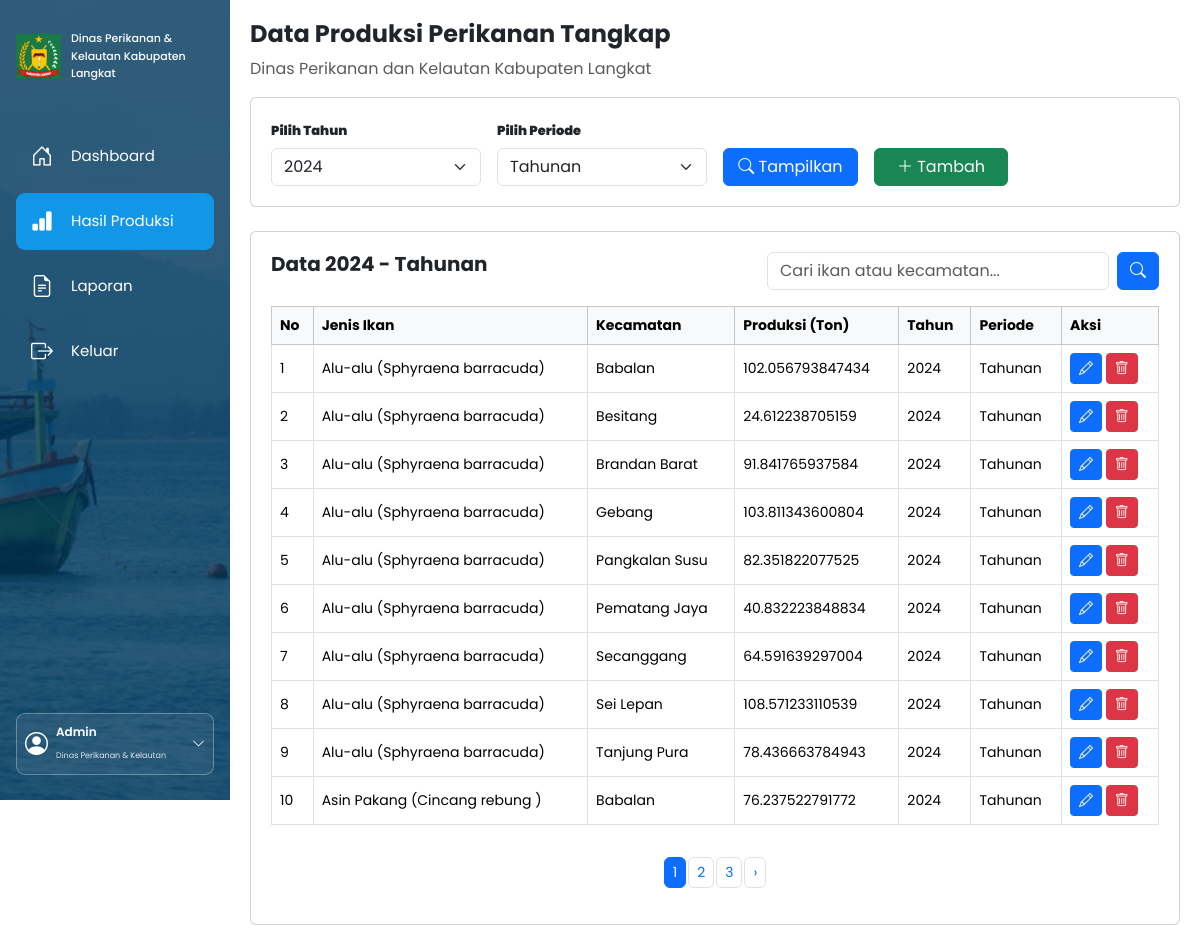
/hasil_produksi.php (signed in), run on the app's committed database.
### tables this page shows
CREATE TABLE `hasil_produksi` (
  `id` int(11) NOT NULL,
  `Tahun` int(11) NOT NULL,
  `Triwulan` varchar(10) DEFAULT NULL,
  `Nama_ikan` varchar(255) NOT NULL,
  `Daerah` varchar(100) NOT NULL,
  `produksi` decimal(20,12) NOT NULL DEFAULT 0.000000000000,
  `jumlah` decimal(20,12) NOT NULL DEFAULT 0.000000000000
);

### hasil_produksi.php (the view, shortened to what this page needs)
<?php
$tahun   = $_GET['tahun'] ?? '2024';
$periode = $_GET['periode'] ?? 'Tahunan';
$cari    = $_GET['cari'] ?? '';
$page    = max(1, (int)($_GET['page'] ?? 1));
$limit   = 10;
$where = "WHERE Tahun='$tahun'";
$where .= $periode == 'Tahunan'
    ? " AND (Triwulan='' OR Triwulan IS NULL)"
    : " AND Triwulan='$periode'";
$total = mysqli_fetch_assoc(mysqli_query($koneksi,"
    SELECT COUNT(*) total FROM hasil_produksi $where
"))['total'];
$totalHalaman = max(1,ceil($total/$limit));
$page = min($page,$totalHalaman);
$mulai = ($page-1)*$limit;
$data = mysqli_query($koneksi,"
    SELECT * FROM hasil_produksi
    $where
    ORDER BY Nama_ikan,Daerah
    LIMIT $mulai,$limit
");
?>
<!DOCTYPE html>
<html lang="id">
<head>
<link href="https://cdn.jsdelivr.net/npm/bootstrap@5.3.8/dist/css/bootstrap.min.css" rel="stylesheet">
<link href="https://cdn.jsdelivr.net/npm/bootstrap-icons@1.11.3/font/bootstrap-icons.css" rel="stylesheet">
</head>
<body>
<?php include "index.php"; ?>
<main>
<h4 class="fw-bold">Data Produksi Perikanan Tangkap</h4>
<p class="text-muted">
Dinas Perikanan dan Kelautan Kabupaten Langkat
</p>
<div class="card mb-4">
<form method="GET">
<div class="row g-3 align-items-end">
<div class="col-md-3">
<label class="form-label"><b>Pilih Tahun</b></label>
<select name="tahun" class="form-select">
<?php foreach(['2024','2025','2026'] as $t): ?>
<option value="<?= $t ?>" <?= $tahun==$t?'selected':'' ?>>
<?= $t ?>
</option>
<?php endforeach; ?>
</select>
</div>
<div class="col-md-3">
<label class="form-label"><b>Pilih Periode</b></label>
<select name="periode" class="form-select">
<?php foreach(['Tahunan','TW I','TW II','TW III','TW IV'] as $p): ?>
<option value="<?= $p ?>" <?= $periode==$p?'selected':'' ?>>
<?= $p ?>
</option>
<?php endforeach; ?>
</select>
</div>
<div class="col-md-2">
<button class="btn btn-primary w-100">
<i class="bi bi-search"></i> Tampilkan
</button>
</div>
<div class="col-md-2">
<button type="button" class="btn btn-success w-100"
data-bs-toggle="collapse" data-bs-target="#formData">
<i class="bi bi-plus-lg"></i> Tambah
</button>
</div>
</div>
</form>
</div>
<div class="card">
<div class="d-flex justify-content-between mb-3">
<h5 class="fw-bold mb-0">
Data <?= htmlspecialchars($tahun) ?> - <?= htmlspecialchars($periode) ?>
</h5>
<form method="GET" class="d-flex">
<input type="text" name="cari" class="form-control me-2"
placeholder="Cari ikan atau kecamatan..."
value="<?= htmlspecialchars($cari) ?>">
<button class="btn btn-primary">
<i class="bi bi-search"></i>
</button>
</form>
</div>
<div class="table-responsive">
<table class="table table-bordered table-hover">
<thead class="table-light">
<tr>
<th>No</th>
<th>Jenis Ikan</th>
<th>Kecamatan</th>
<th>Produksi (Ton)</th>
<th>Tahun</th>
<th>Periode</th>
<th>Aksi</th>
</tr>
</thead>
<tbody>
<?php if(mysqli_num_rows($data)>0): ?>
<?php $no=$mulai+1; ?>
<?php while($row=mysqli_fetch_assoc($data)): ?>
<tr>
<td><?= $no++ ?></td>
<td><?= htmlspecialchars($row['Nama_ikan']) ?></td>
<td><?= htmlspecialchars($row['Daerah']) ?></td>
<td><?= htmlspecialchars($row['produksi']) ?></td>
<td><?= htmlspecialchars($row['Tahun']) ?></td>
<td><?= !empty($row['Triwulan'])?htmlspecialchars($row['Triwulan']):'Tahunan' ?></td>
<td>
<a class="btn btn-primary btn-sm"
href="hasil_produksi.php?tahun=<?= $tahun ?>&periode=<?= urlencode($periode) ?>&page=<?= $page ?>&edit=<?= $row['id'] ?>">
<i class="bi bi-pencil"></i>
</a>
<a class="btn btn-danger btn-sm"
onclick="return confirm('Yakin ingin menghapus data ini?')"
href="hasil_produksi.php?tahun=<?= $tahun ?>&periode=<?= urlencode($periode) ?>&hapus=<?= $row['id'] ?>">
<i class="bi bi-trash"></i>
</a>
</td>
</tr>
<?php endwhile; ?>
<?php endif; ?>
</tbody>
</table>
</div>
<?php if($totalHalaman>1): ?>
<div class="d-flex justify-content-center mt-3">
<ul class="pagination pagination-sm">
<?php
$awal=max(1,$page-2);
$akhir=min($totalHalaman,$page+2);
?>
<?php for($i=$awal;$i<=$akhir;$i++): ?>
<li class="page-item <?= $i==$page?'active':'' ?>">
<a class="page-link"
href="?tahun=<?= $tahun ?>&periode=<?= urlencode($periode) ?>&cari=<?= urlencode($cari) ?>&page=<?= $i ?>">
<?= $i ?>
</a>
</li>
<?php endfor; ?>
<?php if($page<$totalHalaman): ?>
<li class="page-item">
<a class="page-link"
href="?tahun=<?= $tahun ?>&periode=<?= urlencode($periode) ?>&cari=<?= urlencode($cari) ?>&page=<?= $page+1 ?>">
›
</a>
</li>
<?php endif; ?>
</ul>
</div>
<?php endif; ?>
</div>
</main>
</body>
</html>

### index.php (shortened to what this page needs)
<?php
$halaman_aktif = basename($_SERVER['PHP_SELF']);
?>
<!DOCTYPE html>
<html lang="id">
<head>
<link href="https://cdn.jsdelivr.net/npm/bootstrap@5.3.8/dist/css/bootstrap.min.css" rel="stylesheet">
<link href="https://cdn.jsdelivr.net/npm/bootstrap-icons@1.11.3/font/bootstrap-icons.css" rel="stylesheet">
</head>
<body>
<div class="sidebar">
    <div class="instansi">
        <img src="logo.jpg" alt="Logo Kabupaten Langkat">
        <div class="sub">
            Dinas Perikanan &<br>
            Kelautan Kabupaten<br>
            Langkat
        </div>
    </div>
    <nav class="nav flex-column">
        <a href="dashboard.php"
           class="nav-link <?= $halaman_aktif=='dashboard.php'?'active':'' ?>">
            <i class="bi bi-house-door"></i>
            Dashboard
        </a>
        <a href="hasil_produksi.php"
           class="nav-link <?= $halaman_aktif=='hasil_produksi.php'?'active':'' ?>">
            <i class="bi bi-bar-chart-fill"></i>
            Hasil Produksi
        </a>
        <a href="laporan.php"
           class="nav-link <?= $halaman_aktif=='laporan.php'?'active':'' ?>">
            <i class="bi bi-file-earmark-text"></i>
            Laporan
        </a>
        <a href="logout.php" class="nav-link">
            <i class="bi bi-box-arrow-right"></i>
            Keluar
        </a>
    </nav>
    <div class="admin-area">
        <button class="profil-admin" id="adminBtn" type="button">
            <i class="bi bi-person-circle"></i>
            <div class="text-start">
                <div class="nama">Admin</div>
                <small>Dinas Perikanan & Kelautan</small>
            </div>
            <i class="bi bi-chevron-down ms-auto"
               style="font-size:13px;"></i>
        </button>
    </div>
</div>
</body>
</html>

### hasil_produksi.php (style rules this page uses)
body { background:#f5f8fb;font-family:Arial,sans-serif }
main { margin-left:230px;padding:20px }
.card { border:0;border-radius:10px;padding:20px }
.table { font-size:14px }
.table th,.table td { vertical-align:middle }
.pagination .page-link { margin:0 3px;border-radius:6px!important }
.form-label { font-size:13px;font-weight:600;margin-bottom:7px }
.form-control,.form-select { font-size:13px;border-radius:8px;padding:10px 12px }

### index.php (style rules this page uses)
* { font-family:'Poppins',sans-serif; }
.sidebar { position:fixed; left:0; top:0; width:230px; height:100vh; padding:30px 16px 0; color:white; background: linear-gradient(rgba(0,55,90,.78),rgba(0,55,90,.78)), url("laut.jpg") center/cover; display:flex; flex-direction:column; z-index:1000; }
.instansi { display:flex; align-items:center; gap:10px; margin-bottom:45px; }
.instansi img { width:45px; height:45px; object-fit:contain; }
.sub { font-size:11px; font-weight:500; line-height:1.6; }
.nav-link { color:white; font-size:15px; padding:12px 15px; margin-bottom:8px; border-radius:9px; display:flex; align-items:center; gap:15px; }
.nav-link i { font-size:22px; width:25px; }
.nav-link.active { background:#1296e8; }
.admin-area { margin-top:auto; padding-bottom:25px; position:relative; }
.profil-admin { width:100%; border:1px solid rgba(255,255,255,.3); border-radius:9px; padding:9px 8px; display:flex; align-items:center; gap:8px; color:white; background:rgba(255,255,255,.06); cursor:pointer; }
.profil-admin i:first-child { font-size:23px; }
.nama { font-size:12px; font-weight:600; }
.profil-admin small { font-size:8px; opacity:.85; white-space:nowrap; }

### data on the page
hasil_produksi: Nama_ikan "Alu-alu (Sphyraena barracuda)", Daerah "Babalan", produksi "102.056793847434", Tahun "2024", shows "Tahunan"
hasil_produksi: Nama_ikan "Alu-alu (Sphyraena barracuda)", Daerah "Besitang", produksi "24.612238705159", Tahun "2024", shows "Tahunan"
hasil_produksi: Nama_ikan "Alu-alu (Sphyraena barracuda)", Daerah "Brandan Barat", produksi "91.841765937584", Tahun "2024", shows "Tahunan"
hasil_produksi: Nama_ikan "Alu-alu (Sphyraena barracuda)", Daerah "Gebang", produksi "103.811343600804", Tahun "2024", shows "Tahunan"
hasil_produksi: Nama_ikan "Alu-alu (Sphyraena barracuda)", Daerah "Pangkalan Susu", produksi "82.351822077525", Tahun "2024", shows "Tahunan"
hasil_produksi: Nama_ikan "Alu-alu (Sphyraena barracuda)", Daerah "Pematang Jaya", produksi "40.832223848834", Tahun "2024", shows "Tahunan"
hasil_produksi: Nama_ikan "Alu-alu (Sphyraena barracuda)", Daerah "Secanggang", produksi "64.591639297004", Tahun "2024", shows "Tahunan"
hasil_produksi: Nama_ikan "Alu-alu (Sphyraena barracuda)", Daerah "Sei Lepan", produksi "108.571233110539", Tahun "2024", shows "Tahunan"
hasil_produksi: Nama_ikan "Alu-alu (Sphyraena barracuda)", Daerah "Tanjung Pura", produksi "78.436663784943", Tahun "2024", shows "Tahunan"
hasil_produksi: Nama_ikan "Asin Pakang (Cincang rebung )", Daerah "Babalan", produksi "76.237522791772", Tahun "2024", shows "Tahunan"

### other printed values
$tahun "2024"
$periode "Tahunan"
form field tahun "2024"
form field periode "Tahunan"
